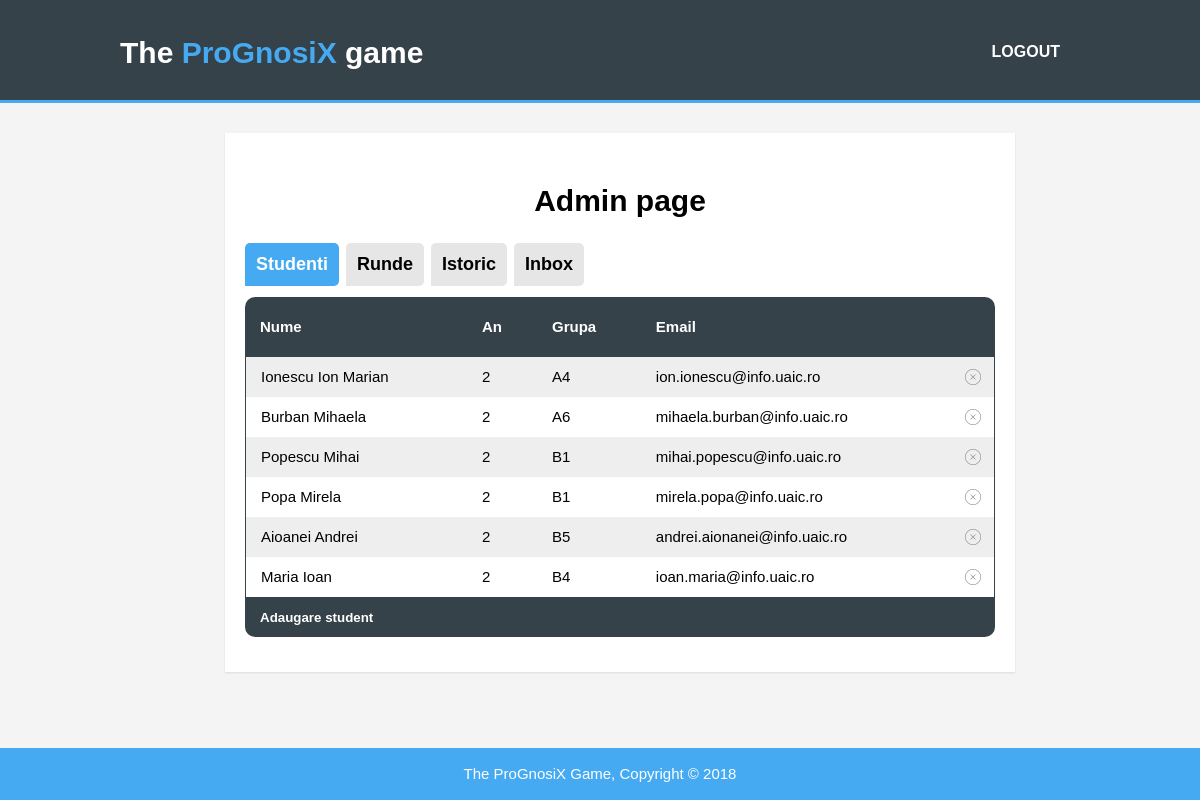
The app's page /admin.php (signed in), older data.
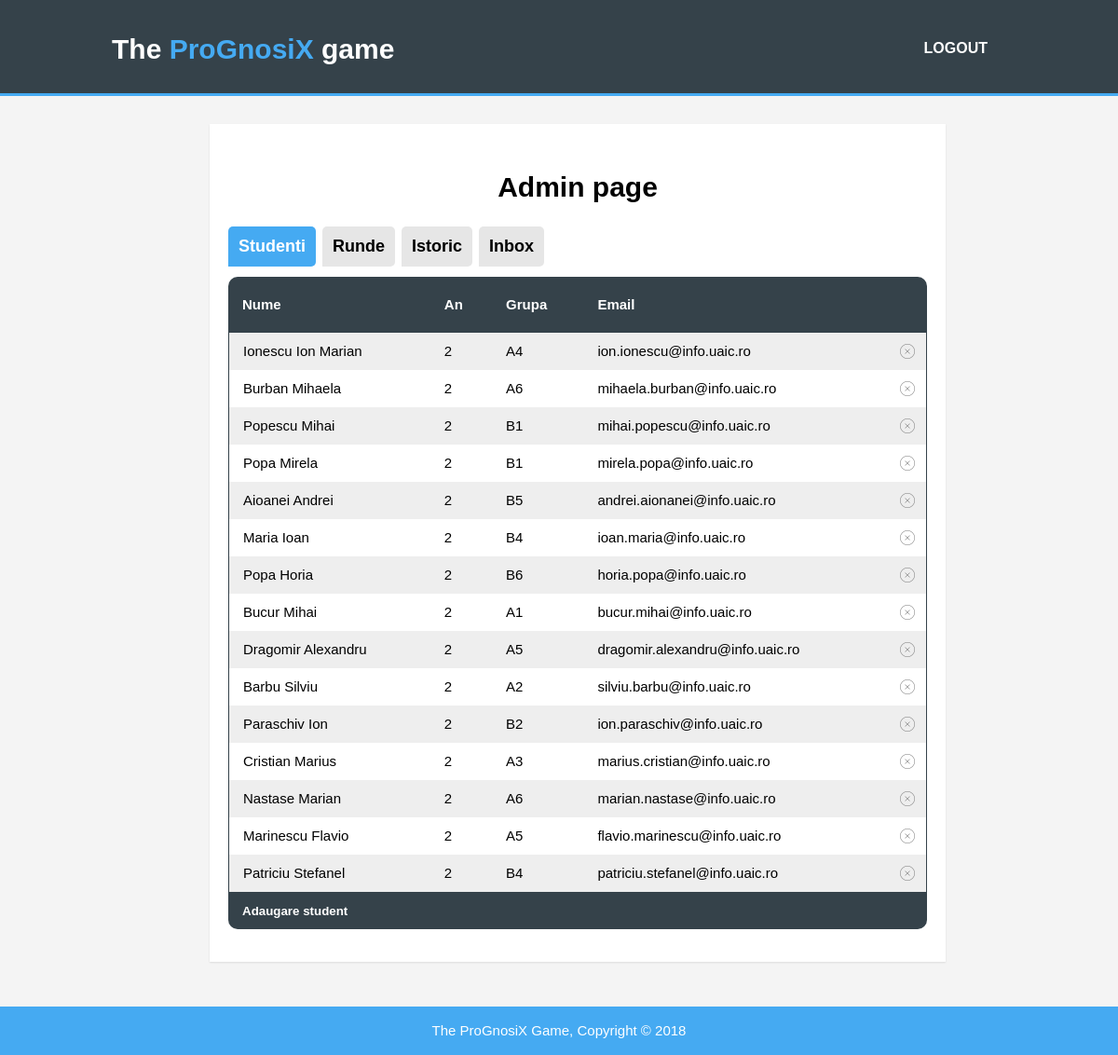
The same page, newer data.
### tables this page shows
CREATE TABLE `accounts` (
  `id` int(11) NOT NULL AUTO_INCREMENT,
  `email` varchar(100) NOT NULL,
  `parola` varchar(100) NOT NULL,
  `nume` varchar(100) NOT NULL,
  `prenume` varchar(100) NOT NULL,
  `an` int(11) NOT NULL,
  `semestru` int(11) NOT NULL,
  `grupa` varchar(35) NOT NULL,
  `admin` tinyint(4) NOT NULL,
  PRIMARY KEY (`id`)
);

### admin.php (the view, shortened to what this page needs)
<!DOCTYPE html>
<?php
require 'db.php';
?>
<html>
  <head>
    <link rel="stylesheet" href="./css/style.css">
  </head>
  <body>
    <header>
      <div class="container">
        <div id="branding">
          <h1>The <span class="highlight">ProGnosiX</span> game</h1>
        </div>
        <nav>
          <ul>
            <li><a href="logout.php">LOGOUT</a></li>
          </ul>
        </nav>
      </div>
    </header>
    <div id="w">
      <div id="content" class="clearfix">
        <h1>Admin page</h1>
        <nav id="profiletabs">
          <ul id = "admlist">
            <li><a href="#users"  id="adm0" class="sel" >Studenti</a></li>
            <li><a href="#rounds" id="adm1" >Runde</a></li>
            <li><a href="#istoric"id="adm2" >Istoric</a></li>
            <li><a href="#inbox"  id="adm3" >Inbox</a></li>
          </ul>
        </nav>
        <section id="users">
          <div style="overflow-x:auto;">
            <table class="adminTable">
              <tr>
                <th>Nume</th>
                <th>An</th>
                <th>Grupa</th>
                <th>Email</th>
                <th></th>
              </tr>
              <?php
              $results = $mysqli->query("SELECT * FROM accounts WHERE admin != 1") or die($mysqli->error());
               while ($row = $results->fetch_assoc()) {
                echo "<tr\><td>".$row["nume"]." ".$row["prenume"]."</td><td>".$row["an"]."</td><td>".$row["grupa"]."</td><td>".$row["email"]."</td><td id=\"".$row["id"]."\" onclick=\"deleteStudent(this)\"></td></tr>";
              }
              ?>
            </table>
            <button type="button" class="addUserBtn" onclick="addUser()">Adaugare student</button>
          </div>
        </section>
      </div>
    </div>
    <footer>
      <p>The ProGnosiX Game, Copyright &copy; 2018</p>
    </footer>
  </body>
</html>

### css/style.css (style rules this page uses)
body { font: 15px/1.5 Arial, Helvetica, sans-serif; padding:0; margin:0; background-color:#f4f4f4; }
.container { width:80%; margin:auto; overflow:hidden; }
ul { margin:0; padding:0; }
header { background:#35424a; color:#ffffff; padding-top:30px; min-height:70px; border-bottom:#45aaf2 3px solid; }
header a { color:#ffffff; text-decoration:none; text-transform: uppercase; font-size:16px; }
header li { float:left; display:inline; padding: 0 20px 0 20px; }
header #branding { float:left; }
header #branding h1 { margin:0; }
header nav { float:right; margin-top:10px; font-weight: bold; }
header .highlight, header .current a { color:#45aaf2; font-weight:bold; }
footer { padding:0px; margin-top:20px; color:#ffffff; background-color:#45aaf2; text-align: center; position: fixed; bottom:0; left:0; right:0; }
a { color: black; text-decoration: none; }
#w { display: block; width: 750px; margin: 0 auto; padding-top: 30px; padding-bottom: 100px; }
#content { display: block; width: 100%; background: #fff; padding: 25px 20px; padding-bottom: 35px; -webkit-box-shadow: rgba(0, 0, 0, 0.1) 0px 1px 2px 0px; -moz-box-shadow: rgba(0, 0, 0, 0.1) 0px 1px 2px 0px; box-shadow: rgba(0, 0, 0, 0.1) 0px 1px 2px 0px; }
#content h1 { text-align:center; }
#profiletabs { display: block; margin-bottom: 4px; height: 50px; }
#profiletabs ul { list-style: none; display: block; width: 100%; height: 50px; position: relative; }
#profiletabs ul li { float: left; position: relative; }
#profiletabs ul li a { display: block; float: left; padding: 8px 11px; font-size: 1.2em; font-weight: bold; background: #e6e6e6; color: black; margin-right: 7px; border: none; -webkit-border-radius: 5px; -webkit-border-bottom-left-radius: 0; -moz-border-radius: 5px; -moz-border-radius-bottomleft: 0; border-radius: 5px; border-bottom-left-radius: 0; }
#profiletabs ul li a.sel { background: #45aaf2; color: white; border-color: #d1cdb5; }
.clearfix:after { content: "."; display: block; clear: both; visibility: hidden; line-height: 0; height: 0; }
.clearfix { display: inline-block; }
.adminTable { width:100%; border-spacing: 0px; border-collapse: separate; }
.adminTable th { height: 30px; }
.adminTable th:first-of-type { border-top-left-radius: 10px; }
.adminTable th:last-of-type { border-top-right-radius: 10px; }
.adminTable th, .adminTable td { padding: 15px; text-align: left; }
.adminTable tr { line-height: 10px; }
.adminTable tr:nth-child(odd) { background-color: #fff; }
.adminTable th { background-color: #35424a; color: white; }
.adminTable tr > td:first-of-type { border-left: 1px solid #35424a; }
.adminTable tr > td:last-of-type { background:url(../img/delete.png) no-repeat; background-position: center; border-right: 1px solid #35424a; }
.addUserBtn { width:100%; height: 40px; border-bottom-left-radius: 10px; border-bottom-right-radius: 10px; border: none; background-color: #35424a; color: #fff; text-align: left; padding-left: 15px; font-weight: bold; outline: 0; }

Row changes from the older to the newer data that the page shows:
added accounts: nume "Popa", prenume "Horia", an "2", grupa "B6", email "horia.popa@info.uaic.ro"
added accounts: nume "Bucur", prenume "Mihai", an "2", grupa "A1", email "bucur.mihai@info.uaic.ro"
added accounts: nume "Dragomir", prenume "Alexandru", an "2", grupa "A5", email "dragomir.alexandru@info.uaic.ro"
added accounts: nume "Barbu", prenume "Silviu", an "2", grupa "A2", email "silviu.barbu@info.uaic.ro"
added accounts: nume "Paraschiv", prenume "Ion", an "2", grupa "B2", email "ion.paraschiv@info.uaic.ro"
added accounts: nume "Cristian", prenume "Marius", an "2", grupa "A3", email "marius.cristian@info.uaic.ro"
added accounts: nume "Nastase", prenume "Marian", an "2", grupa "A6", email "marian.nastase@info.uaic.ro"
added accounts: nume "Marinescu", prenume "Flavio", an "2", grupa "A5", email "flavio.marinescu@info.uaic.ro"
added accounts: nume "Patriciu", prenume "Stefanel", an "2", grupa "B4", email "patriciu.stefanel@info.uaic.ro"
